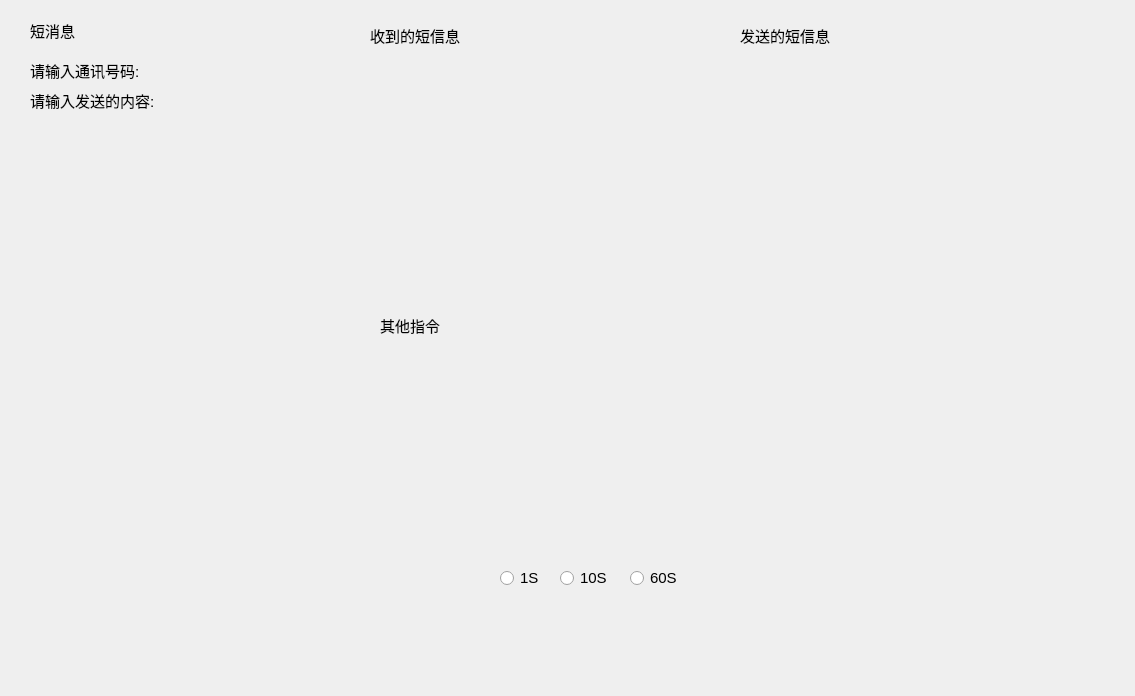
<?xml version="1.0" encoding="UTF-8"?>
<ui version="4.0">
 <class>dataWidget</class>
 <widget class="QWidget" name="dataWidget">
  <property name="geometry">
   <rect>
    <x>0</x>
    <y>0</y>
    <width>1135</width>
    <height>696</height>
   </rect>
  </property>
  <property name="font">
   <font>
    <pointsize>11</pointsize>
   </font>
  </property>
  <property name="windowTitle">
   <string>Form</string>
  </property>
  <widget class="QLabel" name="label">
   <property name="geometry">
    <rect>
     <x>30</x>
     <y>20</y>
     <width>81</width>
     <height>21</height>
    </rect>
   </property>
   <property name="text">
    <string>短消息</string>
   </property>
  </widget>
  <widget class="QLabel" name="label_2">
   <property name="geometry">
    <rect>
     <x>30</x>
     <y>60</y>
     <width>141</width>
     <height>21</height>
    </rect>
   </property>
   <property name="font">
    <font>
     <pointsize>11</pointsize>
    </font>
   </property>
   <property name="text">
    <string>请输入通讯号码:</string>
   </property>
  </widget>
  <widget class="QLabel" name="label_3">
   <property name="geometry">
    <rect>
     <x>30</x>
     <y>90</y>
     <width>161</width>
     <height>21</height>
    </rect>
   </property>
   <property name="text">
    <string>请输入发送的内容:</string>
   </property>
  </widget>
  <widget class="QLabel" name="label_5">
   <property name="geometry">
    <rect>
     <x>370</x>
     <y>20</y>
     <width>161</width>
     <height>31</height>
    </rect>
   </property>
   <property name="text">
    <string>收到的短信息</string>
   </property>
  </widget>
  <widget class="QLabel" name="label_6">
   <property name="geometry">
    <rect>
     <x>740</x>
     <y>20</y>
     <width>111</width>
     <height>31</height>
    </rect>
   </property>
   <property name="text">
    <string>发送的短信息</string>
   </property>
  </widget>
  <widget class="QLabel" name="label_7">
   <property name="geometry">
    <rect>
     <x>380</x>
     <y>310</y>
     <width>121</width>
     <height>31</height>
    </rect>
   </property>
   <property name="text">
    <string>其他指令</string>
   </property>
  </widget>
  <widget class="QRadioButton" name="radioButton">
   <property name="geometry">
    <rect>
     <x>500</x>
     <y>570</y>
     <width>61</width>
     <height>16</height>
    </rect>
   </property>
   <property name="text">
    <string>1S</string>
   </property>
  </widget>
  <widget class="QRadioButton" name="radioButton_2">
   <property name="geometry">
    <rect>
     <x>560</x>
     <y>570</y>
     <width>71</width>
     <height>16</height>
    </rect>
   </property>
   <property name="text">
    <string>10S</string>
   </property>
  </widget>
  <widget class="QRadioButton" name="radioButton_3">
   <property name="geometry">
    <rect>
     <x>630</x>
     <y>570</y>
     <width>61</width>
     <height>16</height>
    </rect>
   </property>
   <property name="text">
    <string>60S</string>
   </property>
  </widget>
 </widget>
 <resources/>
 <connections/>
</ui>
